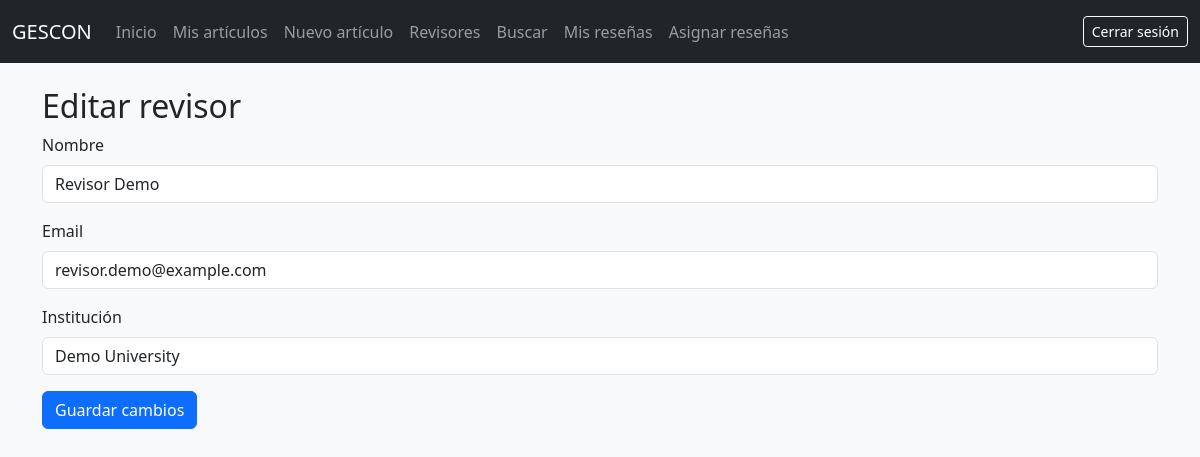
/PHP/router.php?page=revisor_editar&id=2 (signed in), run on the app's committed database.
### tables this page shows
CREATE TABLE Revisor (
                         id_usuario        INT PRIMARY KEY,
                         institucion       VARCHAR(255),
                         fecha_designacion DATETIME,
                         FOREIGN KEY (id_usuario)
                             REFERENCES Usuario(id_usuario)
                             ON DELETE CASCADE
);

CREATE TABLE Usuario (
                         id_usuario      INT AUTO_INCREMENT PRIMARY KEY,
                         nombre          VARCHAR(100)  NOT NULL,
                         email           VARCHAR(255)  NOT NULL UNIQUE,
                         password_hash   CHAR(60)      NOT NULL,    
                         fecha_registro  DATETIME      NOT NULL DEFAULT CURRENT_TIMESTAMP,
                         activo          BOOLEAN       NOT NULL DEFAULT TRUE
);

### PHP/revisor_editar.php (called while the page is built, shortened)
<?php
require_once __DIR__ . '/config/db.php';
$id = (int) ($_GET['id'] ?? 0);
$rev = $pdo->prepare("
  SELECT u.id_usuario, u.nombre, u.email, r.institucion
  FROM   Revisor r
  JOIN   Usuario u ON u.id_usuario = r.id_usuario
  WHERE  r.id_usuario = ?
");
$rev->execute([$id]);
$rev = $rev->fetch(PDO::FETCH_ASSOC);
include __DIR__ . '/layout.php';

### PHP/revisor_editar_view.php (the view, shortened to what this page needs)
<h2>Editar revisor</h2>
<form action="/gescon/PHP/revisor_actualizar.php" method="post">
    <div class="mb-3">
        <label class="form-label">Nombre</label>
        <input type="text" name="nombre" value="<?= htmlspecialchars($rev['nombre']) ?>" class="form-control" required>
    </div>
    <div class="mb-3">
        <label class="form-label">Email</label>
        <input type="email" name="email" value="<?= htmlspecialchars($rev['email']) ?>" class="form-control" required>
    </div>
    <div class="mb-3">
        <label class="form-label">Institución</label>
        <input type="text" name="institucion" value="<?= htmlspecialchars($rev['institucion']) ?>" class="form-control" required>
    </div>
    <button class="btn btn-primary">Guardar cambios</button>
</form>

### data on the page
revisor: nombre "Revisor Demo", email "revisor.demo@example.com", institucion "Demo University"
